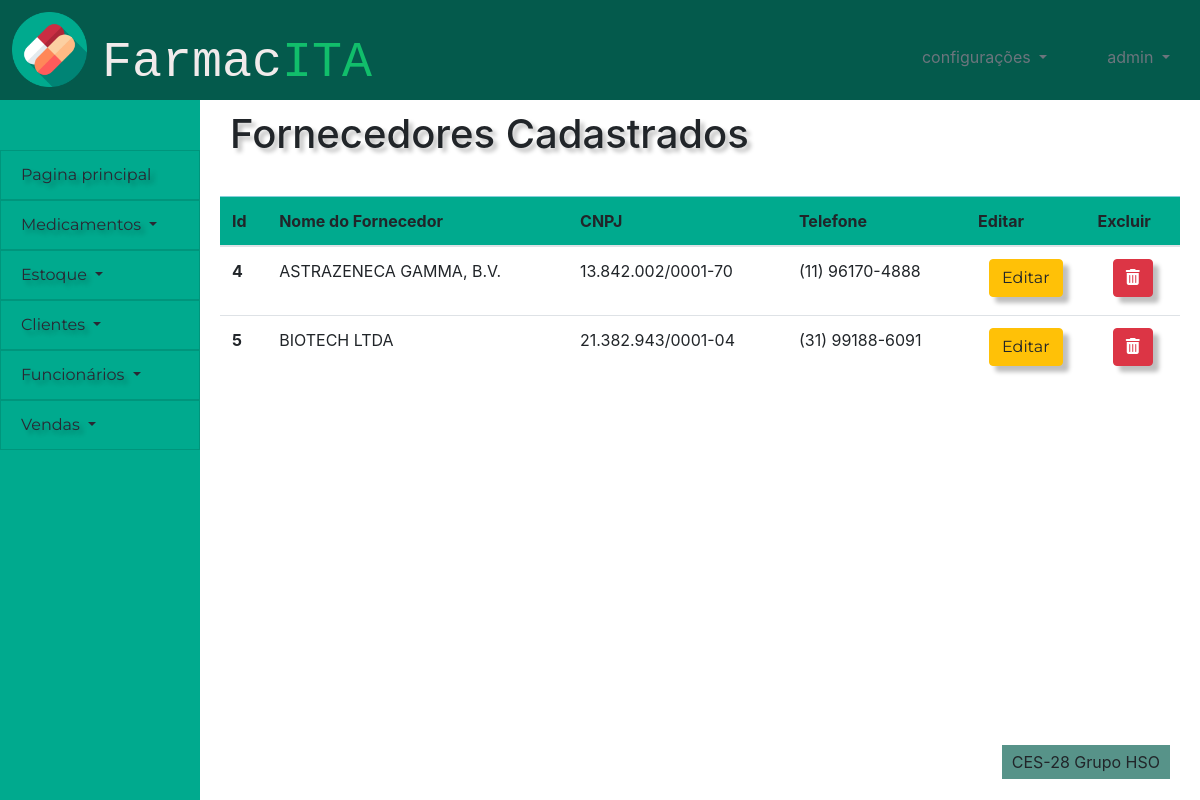
The page /pessoas/editar_fornecedor (signed in) on the database as committed earlier.
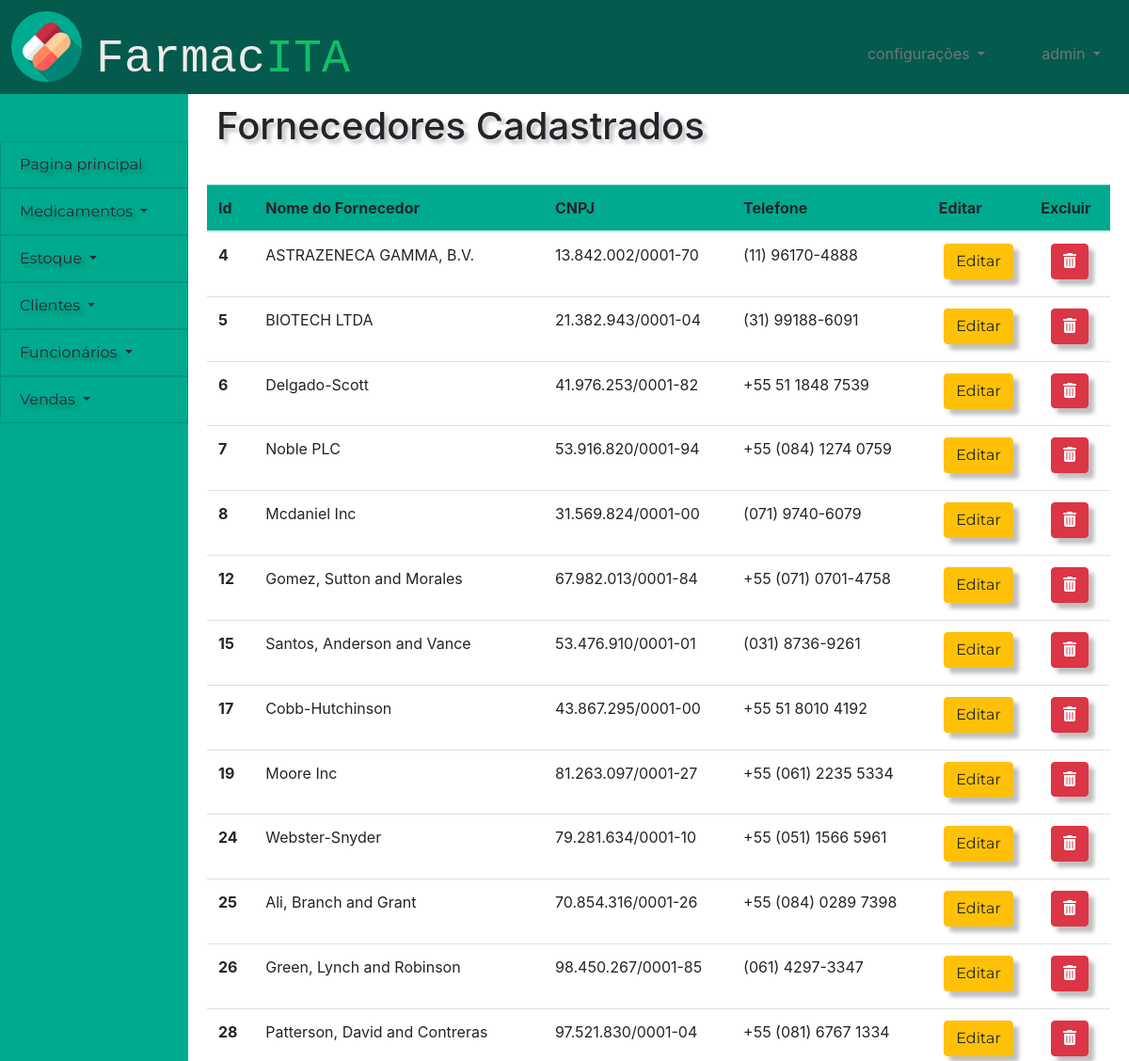
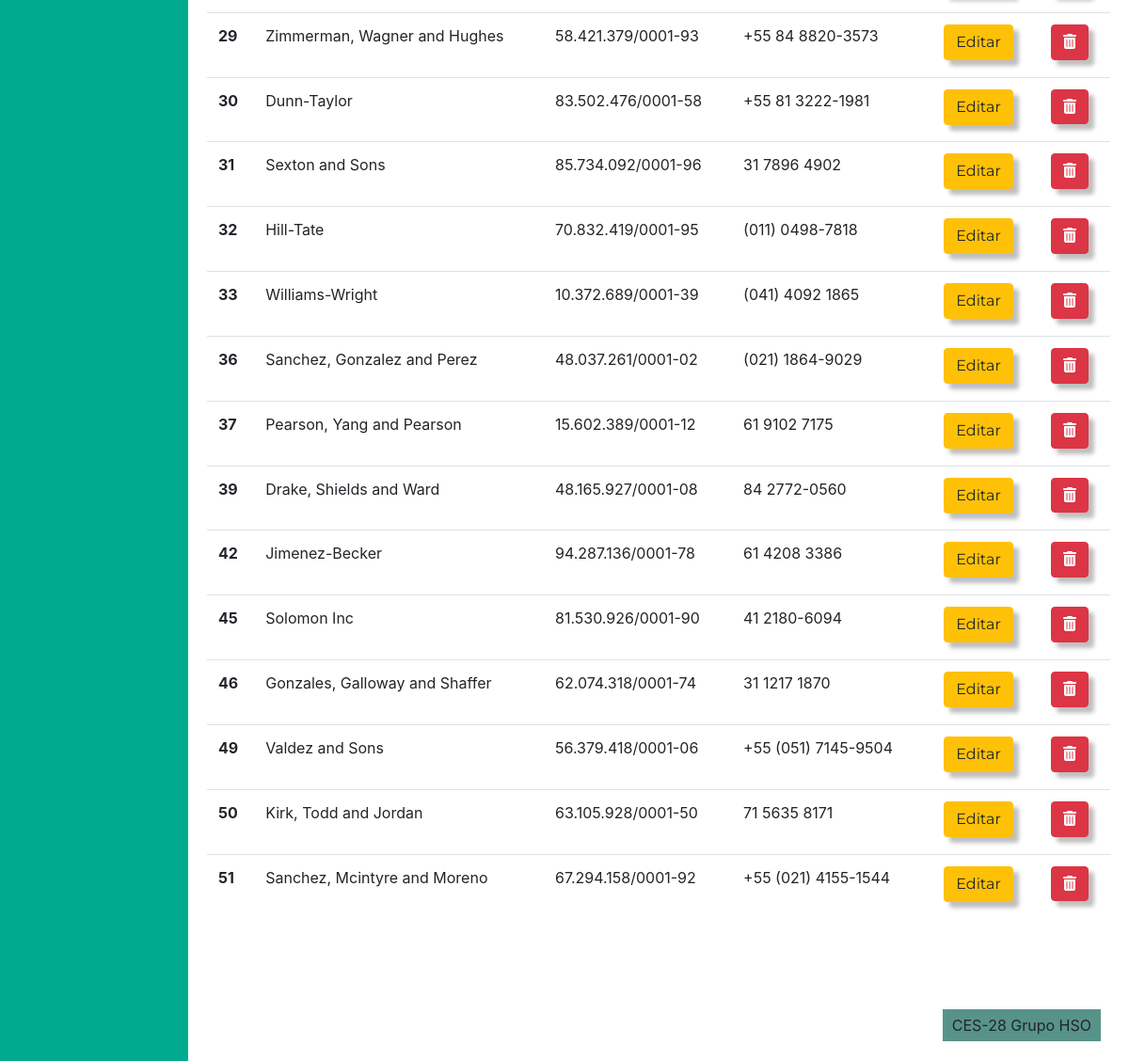
The same page on the database as committed later (2 pictures, top to bottom).
### pessoas/models.py (models this page shows)
class fornecedor(models.Model):
    id_fornecedor = models.AutoField(primary_key=True)
    nome_fornecedor = models.CharField(max_length=100)
    cnpj = models.CharField(max_length=18)
    telefone = models.CharField(max_length=15)
    ativo = models.BooleanField(default=True)

### pessoas/views.py (the view, shortened to what this page needs)
# urls.py: path('editar_fornecedor',views.editar_fornecedor, name = 'editar_fornecedor'),
def editar_fornecedor(request):
    check, retorno = checar_cargo(request)
    if check==1:
        return retorno
    cargo = funcionario.objects.get(user=request.user).cargo
    sucesso=False
    if request.user.is_authenticated:
        editar = False
        lista = fornecedor.objects.filter(ativo=True)
        busca = request.GET.get('buscafornecedor')
        if busca:
            editar = False
            lista = fornecedor.objects.filter(ativo=True,nome_fornecedor__icontains = busca)
        delete = request.GET.get('delete')
        if delete:
            teste = fornecedor.objects.filter(ativo=True,id_fornecedor = delete)
            teste.update(ativo=False)
        editando = request.GET.get('edit')
        if editando:
            editar = True
            lista = fornecedor.objects.filter(ativo=True,id_fornecedor = editando)
        return render(request,'pessoas/pagina_edicao_de_fornecedor.html',{'lista':lista,'editar':editar,'sucesso':sucesso,'cargo':cargo})
    else:
        return failed_login(request)

### pessoas/views.py (called while the page is built)
def checar_cargo(request):
    user = request.user
    if user.is_anonymous:
        return True, redirect('/')
    else:
        cargo = funcionario.objects.get(user=request.user).cargo
        if cargo == 'Caixa':
            return 1, render(request,'sem_permissao.html',{'cargo':cargo})
        elif cargo == 'Gerente Financeiro':
            return 2, render(request,'sem_permissao.html',{'cargo':cargo})
        elif cargo == 'Balconista':
            return 3, render(request,'sem_permissao.html',{'cargo':cargo})
    return False, False

### frontend/pessoas/pagina_edicao_de_fornecedor.html (shortened to what this page needs)
{% extends 'template/padrao.html' %}
{% load static %}
{%block titulo-conteudo %}
Fornecedores Cadastrados
{% endblock %}
{% block content %}
<div>
    <div class="tabela">
        <div style="display:flex;justify-content:center;align-items:center;">
        <table id="fornecedores" class="table table-hover">
            <thead class="table-info">
                <tr>
                    <th scope="col">Id</th>
                    <th scope="col">Nome do Fornecedor</th>
                    <th scope="col">CNPJ</th>
                    <th scope="col">Telefone</th>
                    <th scope="col">Editar</th>
                    <th>Excluir</th>
                </tr>
            </thead>
            <tbody>
            {% for i in lista %}
                <tr class={{i.id_fornecedor}}>
                    <th scope="row">{{i.id_fornecedor}}</th>
                    <td class = "nome">{{i.nome_fornecedor}}</td>
                    <td class = "cnpj">{{i.cnpj}}</td>
                    <td class = "telefone">{{i.telefone}}</td>
                    <td>
                        <form class= "centro">
                            <button value = {{i.id_fornecedor}} name = 'edit' class="btn btn-warning"  type = "submit" >Editar</button>
                        </form>
                    </td>
                    <td>
                        <form class= "centro">
                            <button  value = {{i.id_fornecedor}} name = 'delete' class="btn btn-danger botao" type = "submit"><i class="fas fa-trash-alt"></i></button>
                        </form>
                    </td>
                </tr>
            {% endfor %}
            </tbody>
        </table>
        </div>
    </div>
</div>
    <link rel="stylesheet" href="https://cdn.datatables.net/1.10.24/css/jquery.dataTables.min.css">
{% endblock %}

Rows that differ between the two databases and show on the page:
added fornecedor: id_fornecedor "6", nome_fornecedor "Delgado-Scott", cnpj "41.976.253/0001-82", telefone "+55 51 1848 7539"
added fornecedor: id_fornecedor "7", nome_fornecedor "Noble PLC", cnpj "53.916.820/0001-94", telefone "+55 (084) 1274 0759"
added fornecedor: id_fornecedor "8", nome_fornecedor "Mcdaniel Inc", cnpj "31.569.824/0001-00", telefone "(071) 9740-6079"
added fornecedor: id_fornecedor "12", nome_fornecedor "Gomez, Sutton and Morales", cnpj "67.982.013/0001-84", telefone "+55 (071) 0701-4758"
added fornecedor: id_fornecedor "15", nome_fornecedor "Santos, Anderson and Vance", cnpj "53.476.910/0001-01", telefone "(031) 8736-9261"
added fornecedor: id_fornecedor "17", nome_fornecedor "Cobb-Hutchinson", cnpj "43.867.295/0001-00", telefone "+55 51 8010 4192"
added fornecedor: id_fornecedor "19", nome_fornecedor "Moore Inc", cnpj "81.263.097/0001-27", telefone "+55 (061) 2235 5334"
added fornecedor: id_fornecedor "24", nome_fornecedor "Webster-Snyder", cnpj "79.281.634/0001-10", telefone "+55 (051) 1566 5961"
added fornecedor: id_fornecedor "25", nome_fornecedor "Ali, Branch and Grant", cnpj "70.854.316/0001-26", telefone "+55 (084) 0289 7398"
added fornecedor: id_fornecedor "26", nome_fornecedor "Green, Lynch and Robinson", cnpj "98.450.267/0001-85", telefone "(061) 4297-3347"
added fornecedor: id_fornecedor "28", nome_fornecedor "Patterson, David and Contreras", cnpj "97.521.830/0001-04", telefone "+55 (081) 6767 1334"
added fornecedor: id_fornecedor "29", nome_fornecedor "Zimmerman, Wagner and Hughes", cnpj "58.421.379/0001-93", telefone "+55 84 8820-3573"
added fornecedor: id_fornecedor "30", nome_fornecedor "Dunn-Taylor", cnpj "83.502.476/0001-58", telefone "+55 81 3222-1981"
added fornecedor: id_fornecedor "31", nome_fornecedor "Sexton and Sons", cnpj "85.734.092/0001-96", telefone "31 7896 4902"
added fornecedor: id_fornecedor "32", nome_fornecedor "Hill-Tate", cnpj "70.832.419/0001-95", telefone "(011) 0498-7818"
added fornecedor: id_fornecedor "33", nome_fornecedor "Williams-Wright", cnpj "10.372.689/0001-39", telefone "(041) 4092 1865"
added fornecedor: id_fornecedor "36", nome_fornecedor "Sanchez, Gonzalez and Perez", cnpj "48.037.261/0001-02", telefone "(021) 1864-9029"
added fornecedor: id_fornecedor "37", nome_fornecedor "Pearson, Yang and Pearson", cnpj "15.602.389/0001-12", telefone "61 9102 7175"
added fornecedor: id_fornecedor "39", nome_fornecedor "Drake, Shields and Ward", cnpj "48.165.927/0001-08", telefone "84 2772-0560"
added fornecedor: id_fornecedor "42", nome_fornecedor "Jimenez-Becker", cnpj "94.287.136/0001-78", telefone "61 4208 3386"
added fornecedor: id_fornecedor "45", nome_fornecedor "Solomon Inc", cnpj "81.530.926/0001-90", telefone "41 2180-6094"
added fornecedor: id_fornecedor "46", nome_fornecedor "Gonzales, Galloway and Shaffer", cnpj "62.074.318/0001-74", telefone "31 1217 1870"
added fornecedor: id_fornecedor "49", nome_fornecedor "Valdez and Sons", cnpj "56.379.418/0001-06", telefone "+55 (051) 7145-9504"
added fornecedor: id_fornecedor "50", nome_fornecedor "Kirk, Todd and Jordan", cnpj "63.105.928/0001-50", telefone "71 5635 8171"
added fornecedor: id_fornecedor "51", nome_fornecedor "Sanchez, Mcintyre and Moreno", cnpj "67.294.158/0001-92", telefone "+55 (021) 4155-1544"
